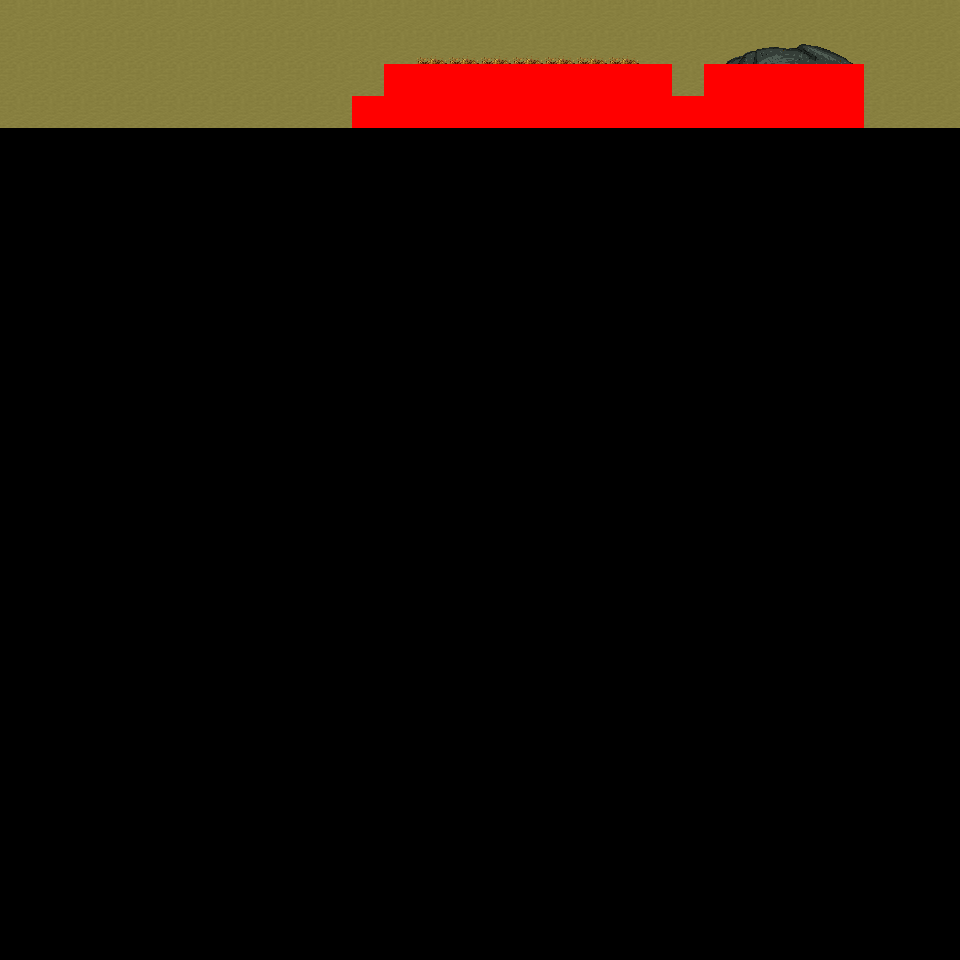

A level layout from a 2D game, rendered from its tile map. Below: a short description, then the map file with tile-grid data replaced by summaries:
An orthogonal 30x30 tile map with 32x32 px tiles, 6 tile layers (Ground, Object, Object2, Above, ...), 7 tilesets and 2 objects (2x mapExit).

<map version="1.0" orientation="orthogonal" renderorder="right-down" width="30" height="30" tilewidth="32" tileheight="32" nextobjectid="3">
  <tileset firstgid="1" name="tileset_logic_collision" tilewidth="32" tileheight="32" tilecount="1" columns="1">
    <image source="../drawable/tileset_logic_collision.png" width="32" height="32" />
  </tileset>
  <tileset firstgid="2" name="tileset_ground_ground" tilewidth="32" tileheight="32" tilecount="33" columns="3">
    <image source="../drawable/tileset_ground_ground.png" width="96" height="352" />
  </tileset>
  <tileset firstgid="35" name="tileset_ground_ridge_earth_dark" tilewidth="32" tileheight="32" tilecount="96" columns="12">
    <image source="../drawable/tileset_ground_ridge_earth_dark.png" width="384" height="256" />
  </tileset>
  <tileset firstgid="131" name="tileset_ground_rock_huge_boulder" tilewidth="32" tileheight="32" tilecount="20" columns="5">
    <image source="../drawable/tileset_ground_rock_huge_boulder.png" width="160" height="128" />
  </tileset>
  <tileset firstgid="151" name="tileset_ground_ladder_vertical_pale" tilewidth="32" tileheight="32" tilecount="5" columns="5">
    <image source="../drawable/tileset_ground_ladder_vertical_pale.png" width="160" height="32" />
  </tileset>
  <tileset firstgid="156" name="tileset_building_fence_wooden_brown_fence" tilewidth="32" tileheight="32" tilecount="42" columns="7">
    <image source="../drawable/tileset_building_fence_wooden_brown_fence.png" width="224" height="192" />
  </tileset>
  <tileset firstgid="198" name="tileset_furniture_table_wooden_rectangular" tilewidth="32" tileheight="32" tilecount="9" columns="3">
    <image source="../drawable/tileset_furniture_table_wooden_rectangular.png" width="96" height="96" />
  </tileset>
  <layer name="Ground" width="30" height="30">
    <data>[900 cells, 120 non-empty, 7 distinct tile ids]</data>
  </layer>
  <layer name="Object" width="30" height="30">
    <data>[900 cells, 31 non-empty, 11 distinct tile ids]</data>
  </layer>
  <layer name="Object2" width="30" height="30">
    <data>[900 cells, 0 non-empty, 0 distinct tile ids]</data>
  </layer>
  <layer name="Above" width="30" height="30">
    <data>[900 cells, 5 non-empty, 5 distinct tile ids]</data>
  </layer>
  <layer name="Above2" width="30" height="30">
    <data>[900 cells, 0 non-empty, 0 distinct tile ids]</data>
  </layer>
  <layer name="Walkable" width="30" height="30">
    <data>[900 cells, 30 non-empty, 1 distinct tile ids]</data>
  </layer>
  <objectgroup name="MapEvents">
    <object id="1" name="north" type="mapExit" x="0" y="0" width="960" height="32">
      <properties>
        <property name="map" value="level_0_x81_y1" />
        <property name="x" value="0" />
        <property name="y" value="28" />
      </properties>
    </object>
    <object id="2" name="east" type="mapExit" x="928" y="0" width="32" height="960">
      <properties>
        <property name="map" value="level_0_x82_y2" />
        <property name="x" value="1" />
        <property name="y" value="0" />
      </properties>
    </object>
  </objectgroup>
</map>
